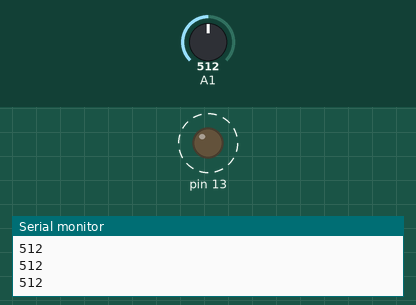
This sketch was run on a simulated Arduino Uno, built with avr-gcc and run on an emulated ATmega328P. Shown: output pins drawn as LEDs (lit = HIGH), the last lines printed to the serial monitor. Dashed ring = blinking. Inputs (shaded band) come from the test bench; at power-on: A1 = 512.

Above: at 1.26 s.
1.3 s: A1 set to 74
4.3 s: A1 set to 66
At 4.3 s:
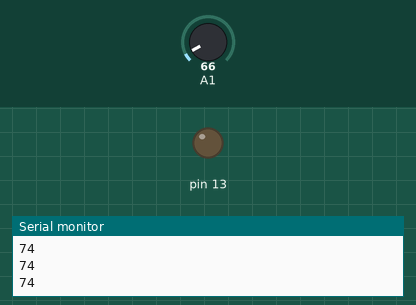
5.8 s: A1 set to 122
At 6.01 s:
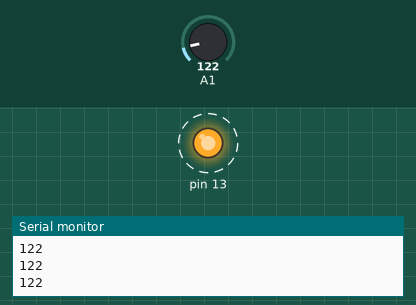
8.8 s: A1 set to 60
Timing chart, 0 to 11.3 s (numbered marks = the images above; inputs shaded):
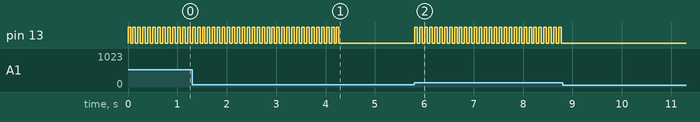

Measured:
- the behaviour switches between 71 and 70 on A1 (found by bisection; images 0 and 1)
- after the input at 4.3 s, pin 13: stops changing and stays LOW
- after the input at 5.8 s, pin 13: alternates HIGH for 0.05 s and LOW for 0.05 s, starting at once
- after the input at 8.8 s, pin 13: stops changing and stays LOW
- by itself, pin 13: alternates HIGH for 0.05 s and LOW for 0.05 s

The sketch:

condenser.ino
```cpp
static boolean tog = false;
void setup() {
  // put your setup code here, to run once:
  pinMode(13,OUTPUT);
  pinMode(A1,INPUT);
  Serial.begin(9600);
}

void loop() {
  // put your main code here, to run repeatedly:
  int data = analogRead(A1);
  Serial.println(data);
  if(data > 70){
    tog = !tog;
    digitalWrite(13,tog);
    delay(50);
  }
}
```
